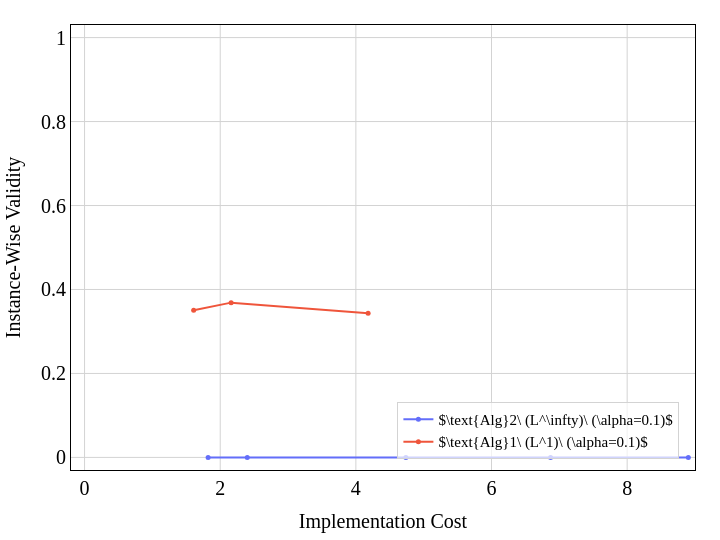

Notebook source saved alongside this figure:
### Code cell
should_plot_frontier = False
fig = plotFigures(df_results_avg, params, should_plot_frontier)

print(f'{params["data"]}  |  {params["base_model"].upper()} | {params["adv_method"]}')
fig.show()

### Figure 1 — Plotly figure (JSON) as saved in the notebook; plotly's stock layout.template omitted (floating-point values rounded to 4 significant figures)
{"data": [{"customdata": [[0.1, 0.5], [0.1, 0.1], [0.1, 0.01], [0.1, 0.001], [0.1, 0.0001]], "hovertemplate": "Cost: %{x}<br>Validity: %{y}<br>alpha: %{customdata[0]}<br>lambda: %{customdata[1]}", "marker": {"color": "#636EFA", "size": 5}, "mode": "lines+markers", "name": "$\\text{Alg}2\\ (L^\\infty)\\ (\\alpha=0.1)$", "showlegend": true, "type": "scatter", "x": [1.821, 2.399, 4.738, 6.871, 8.902], "y": [1.339e-18, 2.325e-18, 1.24e-18, 4.559e-18, 1.732e-18]}, {"customdata": [[0.1, 0.5], [0.1, 0.1], [0.1, 0.01]], "hovertemplate": "Cost: %{x}<br>Validity: %{y}<br>alpha: %{customdata[0]}<br>lambda: %{customdata[1]}", "marker": {"color": "#EF553B", "size": 5}, "mode": "lines+markers", "name": "$\\text{Alg}1\\ (L^1)\\ (\\alpha=0.1)$", "showlegend": true, "type": "scatter", "x": [1.608, 2.161, 4.18], "y": [0.3505, 0.3687, 0.3436]}], "layout": {"height": 540, "legend": {"bgcolor": "rgba(255, 255, 255, 0.7)", "bordercolor": "lightgrey", "borderwidth": 1, "entrywidth": 100.5, "font": {"color": "black", "family": "Times New Roman", "size": 15}, "orientation": "v", "x": 0.975, "xanchor": "right", "y": 0.025}, "margin": {"b": 25, "l": 25, "r": 25, "t": 25}, "paper_bgcolor": "white", "plot_bgcolor": "white", "width": 720, "xaxis": {"gridcolor": "lightgrey", "linecolor": "black", "mirror": true, "range": [-0.2, 9], "showline": true, "tickfont": {"color": "black", "family": "Times New Roman", "size": 20}, "title": {"font": {"color": "black", "family": "Times New Roman", "size": 20}, "text": "Implementation Cost"}, "zerolinecolor": "lightgrey", "zerolinewidth": 1}, "yaxis": {"gridcolor": "lightgrey", "linecolor": "black", "mirror": true, "range": [-0.03, 1.03], "showline": true, "tickfont": {"color": "black", "family": "Times New Roman", "size": 20}, "title": {"font": {"color": "black", "family": "Times New Roman", "size": 20}, "text": "Instance-Wise Validity"}, "zerolinecolor": "lightgrey", "zerolinewidth": 1}}}
